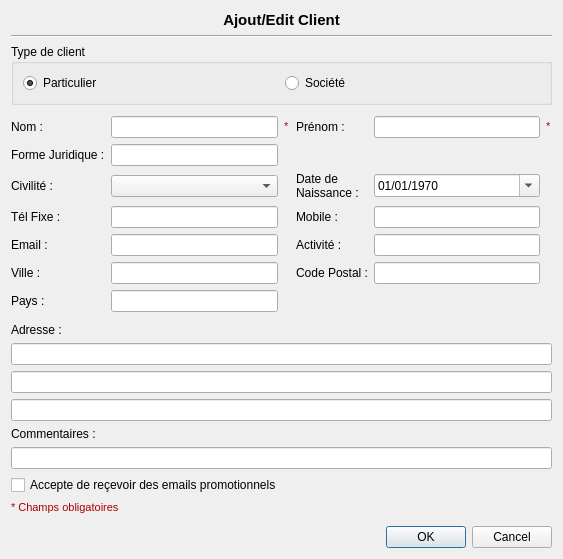
<?xml version="1.0" encoding="UTF-8"?>
<ui version="4.0">
 <class>DialogCustomer</class>
 <widget class="QDialog" name="DialogCustomer">
  <property name="windowModality">
   <enum>Qt::NonModal</enum>
  </property>
  <property name="geometry">
   <rect>
    <x>0</x>
    <y>0</y>
    <width>563</width>
    <height>559</height>
   </rect>
  </property>
  <property name="minimumSize">
   <size>
    <width>500</width>
    <height>0</height>
   </size>
  </property>
  <property name="maximumSize">
   <size>
    <width>16777215</width>
    <height>16777215</height>
   </size>
  </property>
  <property name="windowTitle">
   <string>Client</string>
  </property>
  <property name="windowIcon">
   <iconset resource="../ressources.qrc">
    <normaloff>:/app/customers</normaloff>:/app/customers</iconset>
  </property>
  <layout class="QVBoxLayout" name="verticalLayout_2">
   <item>
    <layout class="QVBoxLayout" name="verticalLayout">
     <item>
      <widget class="QLabel" name="labelTitle">
       <property name="font">
        <font>
         <pointsize>11</pointsize>
         <weight>75</weight>
         <bold>true</bold>
        </font>
       </property>
       <property name="text">
        <string>Ajout/Edit Client</string>
       </property>
       <property name="alignment">
        <set>Qt::AlignCenter</set>
       </property>
      </widget>
     </item>
     <item>
      <widget class="Line" name="line">
       <property name="orientation">
        <enum>Qt::Horizontal</enum>
       </property>
      </widget>
     </item>
     <item>
      <widget class="QGroupBox" name="groupBox_type">
       <property name="title">
        <string>Type de client</string>
       </property>
       <layout class="QHBoxLayout" name="horizontalLayout_2">
        <item>
         <layout class="QHBoxLayout" name="horizontalLayout">
          <item>
           <widget class="QRadioButton" name="radioButton_people">
            <property name="text">
             <string>Particulier</string>
            </property>
            <property name="icon">
             <iconset resource="../ressources.qrc">
              <normaloff>:/app/customers</normaloff>:/app/customers</iconset>
            </property>
            <property name="iconSize">
             <size>
              <width>24</width>
              <height>24</height>
             </size>
            </property>
            <property name="checked">
             <bool>true</bool>
            </property>
           </widget>
          </item>
          <item>
           <widget class="QRadioButton" name="radioButton_compagny">
            <property name="text">
             <string>Société</string>
            </property>
            <property name="icon">
             <iconset resource="../ressources.qrc">
              <normaloff>:/app/compagny</normaloff>:/app/compagny</iconset>
            </property>
            <property name="iconSize">
             <size>
              <width>24</width>
              <height>24</height>
             </size>
            </property>
           </widget>
          </item>
         </layout>
        </item>
       </layout>
      </widget>
     </item>
     <item>
      <layout class="QGridLayout" name="gridLayout">
       <property name="sizeConstraint">
        <enum>QLayout::SetDefaultConstraint</enum>
       </property>
       <property name="topMargin">
        <number>5</number>
       </property>
       <property name="bottomMargin">
        <number>5</number>
       </property>
       <item row="3" column="0">
        <widget class="QLabel" name="label_6">
         <property name="text">
          <string>Tél Fixe :</string>
         </property>
        </widget>
       </item>
       <item row="2" column="0">
        <widget class="QLabel" name="label_civ">
         <property name="text">
          <string>Civilité :</string>
         </property>
        </widget>
       </item>
       <item row="0" column="0">
        <widget class="QLabel" name="label_3">
         <property name="text">
          <string>Nom :</string>
         </property>
        </widget>
       </item>
       <item row="4" column="0">
        <widget class="QLabel" name="label_Email">
         <property name="text">
          <string>Email :</string>
         </property>
        </widget>
       </item>
       <item row="5" column="0">
        <widget class="QLabel" name="label_2">
         <property name="minimumSize">
          <size>
           <width>0</width>
           <height>0</height>
          </size>
         </property>
         <property name="text">
          <string>Ville :</string>
         </property>
        </widget>
       </item>
       <item row="0" column="1">
        <widget class="QLineEdit" name="lineEdit_LastName">
         <property name="maxLength">
          <number>64</number>
         </property>
        </widget>
       </item>
       <item row="2" column="1">
        <widget class="QComboBox" name="comboBoxGender">
         <property name="maxVisibleItems">
          <number>10</number>
         </property>
        </widget>
       </item>
       <item row="3" column="1">
        <widget class="QLineEdit" name="lineEdit_PhoneNumber">
         <property name="maxLength">
          <number>24</number>
         </property>
        </widget>
       </item>
       <item row="4" column="1">
        <widget class="QLineEdit" name="lineEdit_Email">
         <property name="maxLength">
          <number>128</number>
         </property>
        </widget>
       </item>
       <item row="0" column="3">
        <widget class="QLabel" name="label_lastname">
         <property name="text">
          <string>Prénom :</string>
         </property>
        </widget>
       </item>
       <item row="0" column="2">
        <widget class="QLabel" name="label_12">
         <property name="font">
          <font>
           <weight>75</weight>
           <bold>true</bold>
          </font>
         </property>
         <property name="text">
          <string>&lt;!DOCTYPE HTML PUBLIC &quot;-//W3C//DTD HTML 4.0//EN&quot; &quot;http://www.w3.org/TR/REC-html40/strict.dtd&quot;&gt;
&lt;html&gt;&lt;head&gt;&lt;meta name=&quot;qrichtext&quot; content=&quot;1&quot; /&gt;&lt;style type=&quot;text/css&quot;&gt;
p, li { white-space: pre-wrap; }
&lt;/style&gt;&lt;/head&gt;&lt;body style=&quot; font-family:'MS Shell Dlg 2'; font-size:8.25pt; font-weight:400; font-style:normal;&quot;&gt;
&lt;p style=&quot; margin-top:0px; margin-bottom:0px; margin-left:0px; margin-right:0px; -qt-block-indent:0; text-indent:0px;&quot;&gt;&lt;span style=&quot; font-size:8pt; color:#aa0000;&quot;&gt;*&lt;/span&gt;&lt;/p&gt;&lt;/body&gt;&lt;/html&gt;</string>
         </property>
        </widget>
       </item>
       <item row="0" column="4">
        <widget class="QLineEdit" name="lineEdit_FirstName">
         <property name="maxLength">
          <number>64</number>
         </property>
        </widget>
       </item>
       <item row="0" column="5">
        <widget class="QLabel" name="label_asterix_ltname">
         <property name="text">
          <string>&lt;!DOCTYPE HTML PUBLIC &quot;-//W3C//DTD HTML 4.0//EN&quot; &quot;http://www.w3.org/TR/REC-html40/strict.dtd&quot;&gt;
&lt;html&gt;&lt;head&gt;&lt;meta name=&quot;qrichtext&quot; content=&quot;1&quot; /&gt;&lt;style type=&quot;text/css&quot;&gt;
p, li { white-space: pre-wrap; }
&lt;/style&gt;&lt;/head&gt;&lt;body style=&quot; font-family:'MS Shell Dlg 2'; font-size:8.25pt; font-weight:400; font-style:normal;&quot;&gt;
&lt;p style=&quot; margin-top:0px; margin-bottom:0px; margin-left:0px; margin-right:0px; -qt-block-indent:0; text-indent:0px;&quot;&gt;&lt;span style=&quot; font-size:8pt; color:#aa0000;&quot;&gt;*&lt;/span&gt;&lt;/p&gt;&lt;/body&gt;&lt;/html&gt;</string>
         </property>
        </widget>
       </item>
       <item row="2" column="3">
        <widget class="QLabel" name="label_date">
         <property name="minimumSize">
          <size>
           <width>0</width>
           <height>0</height>
          </size>
         </property>
         <property name="text">
          <string>Date de
Naissance :</string>
         </property>
         <property name="scaledContents">
          <bool>false</bool>
         </property>
         <property name="margin">
          <number>0</number>
         </property>
        </widget>
       </item>
       <item row="3" column="3">
        <widget class="QLabel" name="label_7">
         <property name="text">
          <string>Mobile :</string>
         </property>
        </widget>
       </item>
       <item row="4" column="3">
        <widget class="QLabel" name="label_9">
         <property name="text">
          <string>Activité :</string>
         </property>
        </widget>
       </item>
       <item row="5" column="1">
        <widget class="QLineEdit" name="lineEdit_City">
         <property name="maxLength">
          <number>64</number>
         </property>
        </widget>
       </item>
       <item row="5" column="3">
        <widget class="QLabel" name="label_11">
         <property name="text">
          <string>Code Postal :</string>
         </property>
        </widget>
       </item>
       <item row="2" column="4">
        <widget class="QDateEdit" name="dateEdit">
         <property name="displayFormat">
          <string>dd/MM/yyyy</string>
         </property>
         <property name="calendarPopup">
          <bool>true</bool>
         </property>
         <property name="date">
          <date>
           <year>1970</year>
           <month>1</month>
           <day>1</day>
          </date>
         </property>
        </widget>
       </item>
       <item row="3" column="4">
        <widget class="QLineEdit" name="lineEdit_MobilePhone">
         <property name="maxLength">
          <number>24</number>
         </property>
        </widget>
       </item>
       <item row="4" column="4">
        <widget class="QLineEdit" name="lineEdit_Profession">
         <property name="maxLength">
          <number>128</number>
         </property>
        </widget>
       </item>
       <item row="5" column="4">
        <widget class="QLineEdit" name="lineEdit_ZipCode">
         <property name="maxLength">
          <number>10</number>
         </property>
         <property name="alignment">
          <set>Qt::AlignCenter</set>
         </property>
        </widget>
       </item>
       <item row="1" column="1">
        <widget class="QLineEdit" name="lineEdit_compagny">
         <property name="maxLength">
          <number>128</number>
         </property>
        </widget>
       </item>
       <item row="1" column="0">
        <widget class="QLabel" name="label_compagny">
         <property name="text">
          <string>Forme Juridique :</string>
         </property>
        </widget>
       </item>
       <item row="6" column="0">
        <widget class="QLabel" name="label">
         <property name="text">
          <string>Pays :</string>
         </property>
        </widget>
       </item>
       <item row="6" column="1">
        <widget class="QLineEdit" name="lineEdit_country">
         <property name="maxLength">
          <number>64</number>
         </property>
        </widget>
       </item>
      </layout>
     </item>
     <item>
      <widget class="QLabel" name="label_8">
       <property name="text">
        <string>Adresse :</string>
       </property>
      </widget>
     </item>
     <item>
      <widget class="QLineEdit" name="lineEdit_Add1">
       <property name="sizePolicy">
        <sizepolicy hsizetype="Expanding" vsizetype="Fixed">
         <horstretch>0</horstretch>
         <verstretch>0</verstretch>
        </sizepolicy>
       </property>
       <property name="maxLength">
        <number>128</number>
       </property>
      </widget>
     </item>
     <item>
      <widget class="QLineEdit" name="lineEdit_Add2">
       <property name="maxLength">
        <number>128</number>
       </property>
      </widget>
     </item>
     <item>
      <widget class="QLineEdit" name="lineEdit_Add3">
       <property name="maxLength">
        <number>128</number>
       </property>
      </widget>
     </item>
     <item>
      <widget class="QLabel" name="label_10">
       <property name="text">
        <string>Commentaires :</string>
       </property>
      </widget>
     </item>
     <item>
      <widget class="QLineEdit" name="lineEdit_Comments">
       <property name="maxLength">
        <number>256</number>
       </property>
      </widget>
     </item>
     <item>
      <widget class="QCheckBox" name="checkBox_promo">
       <property name="text">
        <string>Accepte de reçevoir des emails promotionnels</string>
       </property>
      </widget>
     </item>
    </layout>
   </item>
   <item>
    <widget class="QLabel" name="label_13">
     <property name="text">
      <string>&lt;!DOCTYPE HTML PUBLIC &quot;-//W3C//DTD HTML 4.0//EN&quot; &quot;http://www.w3.org/TR/REC-html40/strict.dtd&quot;&gt;
&lt;html&gt;&lt;head&gt;&lt;meta name=&quot;qrichtext&quot; content=&quot;1&quot; /&gt;&lt;style type=&quot;text/css&quot;&gt;
p, li { white-space: pre-wrap; }
&lt;/style&gt;&lt;/head&gt;&lt;body style=&quot; font-family:'MS Shell Dlg 2'; font-size:8.25pt; font-weight:400; font-style:normal;&quot;&gt;
&lt;p style=&quot; margin-top:0px; margin-bottom:0px; margin-left:0px; margin-right:0px; -qt-block-indent:0; text-indent:0px;&quot;&gt;&lt;span style=&quot; font-size:8pt; color:#aa0000;&quot;&gt;* Champs obligatoires&lt;/span&gt;&lt;/p&gt;&lt;/body&gt;&lt;/html&gt;</string>
     </property>
    </widget>
   </item>
   <item>
    <spacer name="verticalSpacer">
     <property name="orientation">
      <enum>Qt::Vertical</enum>
     </property>
     <property name="sizeHint" stdset="0">
      <size>
       <width>20</width>
       <height>40</height>
      </size>
     </property>
    </spacer>
   </item>
   <item>
    <widget class="QDialogButtonBox" name="buttonBox">
     <property name="orientation">
      <enum>Qt::Horizontal</enum>
     </property>
     <property name="standardButtons">
      <set>QDialogButtonBox::Cancel|QDialogButtonBox::Ok</set>
     </property>
    </widget>
   </item>
  </layout>
 </widget>
 <tabstops>
  <tabstop>radioButton_people</tabstop>
  <tabstop>radioButton_compagny</tabstop>
  <tabstop>lineEdit_LastName</tabstop>
  <tabstop>lineEdit_FirstName</tabstop>
  <tabstop>lineEdit_compagny</tabstop>
  <tabstop>comboBoxGender</tabstop>
  <tabstop>dateEdit</tabstop>
  <tabstop>lineEdit_PhoneNumber</tabstop>
  <tabstop>lineEdit_MobilePhone</tabstop>
  <tabstop>lineEdit_Email</tabstop>
  <tabstop>lineEdit_Profession</tabstop>
  <tabstop>lineEdit_City</tabstop>
  <tabstop>lineEdit_ZipCode</tabstop>
  <tabstop>lineEdit_country</tabstop>
  <tabstop>lineEdit_Add1</tabstop>
  <tabstop>lineEdit_Add2</tabstop>
  <tabstop>lineEdit_Add3</tabstop>
  <tabstop>lineEdit_Comments</tabstop>
  <tabstop>checkBox_promo</tabstop>
  <tabstop>buttonBox</tabstop>
 </tabstops>
 <resources>
  <include location="../ressources.qrc"/>
 </resources>
 <connections>
  <connection>
   <sender>buttonBox</sender>
   <signal>accepted()</signal>
   <receiver>DialogCustomer</receiver>
   <slot>accept()</slot>
   <hints>
    <hint type="sourcelabel">
     <x>248</x>
     <y>254</y>
    </hint>
    <hint type="destinationlabel">
     <x>157</x>
     <y>274</y>
    </hint>
   </hints>
  </connection>
  <connection>
   <sender>buttonBox</sender>
   <signal>rejected()</signal>
   <receiver>DialogCustomer</receiver>
   <slot>reject()</slot>
   <hints>
    <hint type="sourcelabel">
     <x>316</x>
     <y>260</y>
    </hint>
    <hint type="destinationlabel">
     <x>286</x>
     <y>274</y>
    </hint>
   </hints>
  </connection>
 </connections>
</ui>
